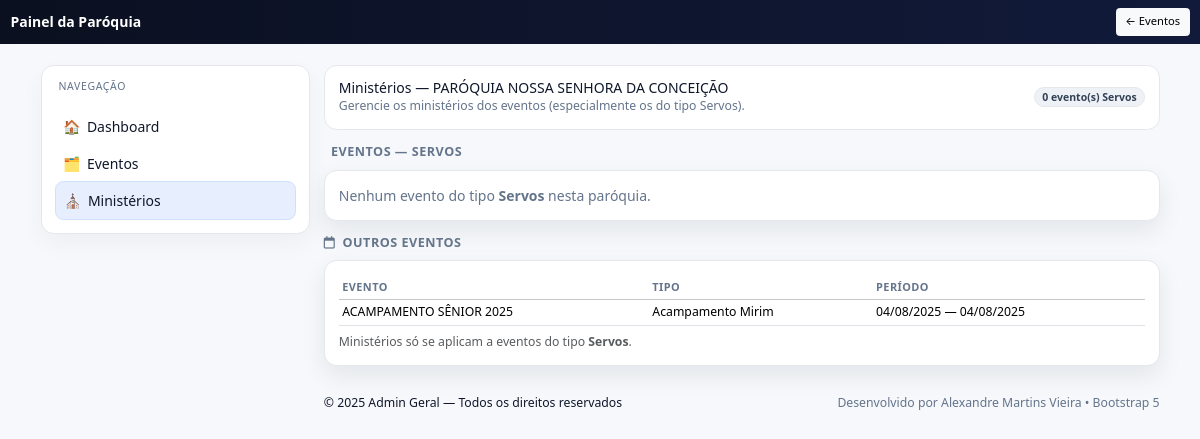
/ministerios/1/ (signed in), run on an earlier commit of the app's database.
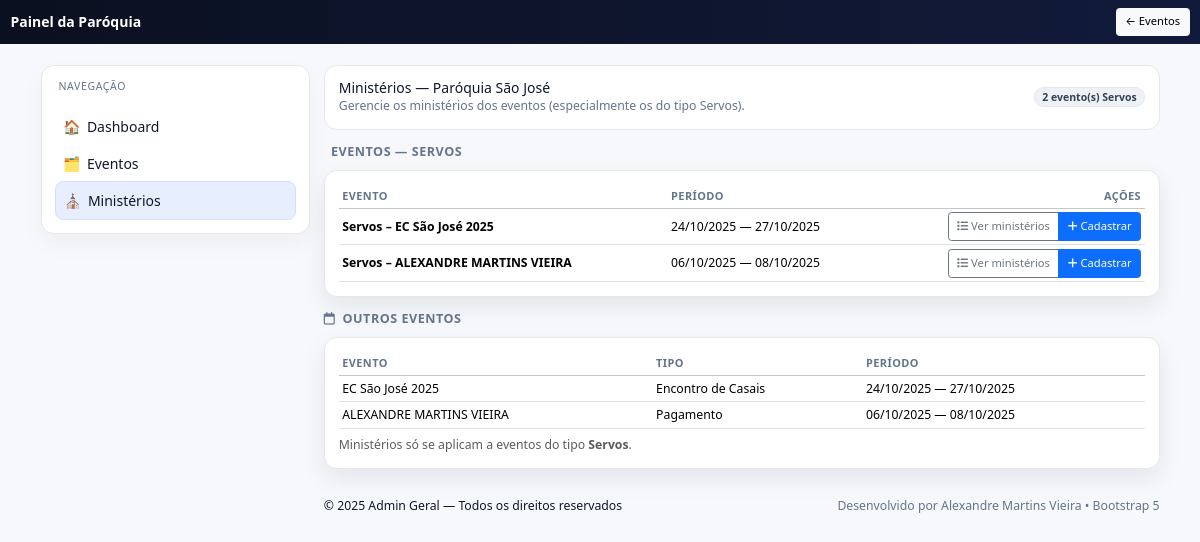
And on a later commit of the database.
### inscricoes/models.py (models this page shows, shortened)
class Paroquia(models.Model):
    STATUS_CHOICES = [
        ('ativa', 'Ativa'),
        ('inativa', 'Inativa'),
    ]
    nome = models.CharField(max_length=255)  # único obrigatório
    cidade = models.CharField(max_length=100, blank=True)
    estado = models.CharField(max_length=2, blank=True)
    responsavel = models.CharField(max_length=255, blank=True)
    email = models.EmailField(blank=True)
    telefone = models.CharField(
        max_length=20,
        blank=True,  # <- opcional
        help_text="Telefone no formato E.164 BR: +55DDDNÚMERO (ex.: +5563920013103)",
        validators=[
            RegexValidator(
                regex=r'^\+55\d{10,11}$',
                message="Formato inválido. Use +55 seguido de 10 ou 11 dígitos (ex.: +5563920013103).",
            )
        ],
    )
    status = models.CharField(
        max_length=10,
        choices=STATUS_CHOICES,
        default='ativa',
        blank=True,   # opcional no formulário; o default cobre no banco
    )
    logo = CloudinaryField(null=True, blank=True, verbose_name="Logo da Paróquia")

class EventoAcampamento(models.Model):
    TIPO_ACAMPAMENTO = [
        ('senior',  'Acampamento Sênior'),
        ('juvenil', 'Acampamento Juvenil'),
        ('mirim',   'Acampamento Mirim'),
        ('servos',  'Acampamento de Servos'),
        ('casais',  'Encontro de Casais'),
        ('evento',  'Evento'),
        ('retiro',  'Retiro'),
        ('pagamento', 'Pagamento'),
    ]
    id = models.UUIDField(primary_key=True, default=uuid.uuid4, editable=False)
    nome = models.CharField(max_length=255)
    tipo = models.CharField(max_length=20, choices=TIPO_ACAMPAMENTO)
    data_inicio = models.DateField()
    data_fim = models.DateField()
    inicio_inscricoes = models.DateField()
    fim_inscricoes = models.DateField()
    valor_inscricao = models.DecimalField(
        max_digits=8,
        decimal_places=2,
        default=0.00,
        verbose_name="Valor da Inscrição"
    )
    slug = models.SlugField(unique=True, blank=True)
    paroquia = models.ForeignKey("Paroquia", on_delete=models.CASCADE, related_name="eventos")
    banner = CloudinaryField(null=True, blank=True, verbose_name="Banner do Evento")
    permitir_inscricao_servos = models.BooleanField(
        default=False,
        help_text="Se marcado, o evento de Servos vinculado pode receber inscrições."
    )
    evento_relacionado = models.ForeignKey(
        "self",
        on_delete=models.SET_NULL,
        null=True,
        blank=True,
        related_name="eventos_servos",
        help_text="Se este for um evento de Servos, vincule ao evento principal em que irão servir."
    )
    @property
    def principal(self):
        """Se for servos, retorna o evento principal; caso contrário, None."""
        return self.evento_relacionado if self.is_servos else None
    class Meta:
        constraints = [
            models.UniqueConstraint(
                fields=["evento_relacionado"],
                condition=Q(tipo="servos"),
                name="uniq_servos_por_evento_principal",
            ),
        ]

### inscricoes/views.py (the view)
# urls.py: path("ministerios/", views.ministerios_home, name="ministerios_home_sem_paroquia"),
@login_required
def ministerios_home(request, paroquia_id: int):
    user = request.user
    is_admin_paroquia = _is_admin_paroquia(user)
    is_admin_geral = _is_admin_geral(user)
    if is_admin_paroquia and getattr(user, "paroquia_id", None) != paroquia_id and not is_admin_geral:
        messages.error(request, "Você não pode acessar os ministérios de outra paróquia.")
        return redirect("inscricoes:admin_paroquia_painel")
    paroquia = get_object_or_404(Paroquia, id=paroquia_id)
    qs = EventoAcampamento.objects.filter(paroquia=paroquia)
    eventos = None
    for ordering in [("-data_inicio", "-created_at"), ("-data_inicio",), ("-created_at",), ("-pk",)]:
        try:
            eventos = qs.order_by(*ordering)
            break
        except FieldError:
            continue
    if eventos is None:
        eventos = qs
    eventos_servos = list(eventos.filter(tipo__iexact="servos"))
    outros_eventos = list(eventos.exclude(tipo__iexact="servos"))
    return render(
        request,
        "inscricoes/ministerios_home.html",
        {
            "paroquia": paroquia,
            "eventos_servos": eventos_servos,
            "outros_eventos": outros_eventos,
            "is_admin_paroquia": is_admin_paroquia,
            "is_admin_geral": is_admin_geral,
        },
    )

### inscricoes/models.py (called while the page is built)
    def is_admin_paroquia(self):
        return self.tipo_usuario == 'admin_paroquia'

### inscricoes/views.py (called while the page is built)
def _is_admin_paroquia(user):
    return user.is_authenticated and hasattr(user, "is_admin_paroquia") and user.is_admin_paroquia()

def _is_admin_geral(user) -> bool:
    return (
        user.is_superuser
        or user.is_staff
        or user.groups.filter(name__in=["AdminGeral", "AdministradorGeral"]).exists()
    )

### inscricoes/templates/inscricoes/ministerios_home.html (shortened to what the changed rows need)
{% load static %}
<!doctype html>
<html lang="pt-br">
<head>
  <link href="https://cdn.jsdelivr.net/npm/bootstrap@5.3.3/dist/css/bootstrap.min.css" rel="stylesheet" />
  <link rel="stylesheet"
        href="https://cdnjs.cloudflare.com/ajax/libs/font-awesome/6.0.0/css/all.min.css"
 />
</head>
<body>
<main class="container py-3 py-lg-4">
  <div class="row g-3">
    <section class="col-lg-9">
      <div class="sticky-topbar p-3 mb-3 bg-white">
        <div class="d-flex flex-wrap align-items-center justify-content-between gap-2">
          <div>
            <h1 class="h6 m-0">Ministérios — {{ paroquia.nome }}</h1>
            <div class="small text-muted-2">Gerencie os ministérios dos eventos (especialmente os do tipo Servos).</div>
          </div>
          <div class="d-flex align-items-center gap-2">
            <span class="badge rounded-pill badge-soft">{{ eventos_servos|length }} evento(s) Servos</span>
          </div>
        </div>
      </div>
      <section class="mb-3">
        <h2 class="sec-title"> Eventos — Servos</h2>
        <div class="card-clean p-3">
          {% if eventos_servos %}
            <div class="table-responsive">
              <table class="table table-sm align-middle mb-0">
                <thead class="table-light">
                  <tr>
                    <th>Evento</th>
                    <th>Período</th>
                    <th class="text-end" style="width:260px;">Ações</th>
                  </tr>
                </thead>
                <tbody>
                  {% for ev in eventos_servos %}
                    <tr>
                      <td class="fw-semibold text-nowrap">{{ ev.nome }}</td>
                      <td class="text-nowrap">
                        {% if ev.data_inicio %}{{ ev.data_inicio|date:"d/m/Y" }}{% endif %}
                        {% if ev.data_fim %} — {{ ev.data_fim|date:"d/m/Y" }}{% endif %}
                      </td>
                      <td class="text-end">
                        <div class="btn-group">
                          <a href="{% url 'inscricoes:ministerios_evento' ev.id %}"
                             class="btn btn-outline-secondary btn-sm">
                            <i class="fa-solid fa-list"></i> Ver ministérios
                          </a>
                          <a href="{% url 'inscricoes:ministerio_create' ev.id %}"
                             class="btn btn-primary btn-sm">
                            <i class="fa-solid fa-plus"></i> Cadastrar
                          </a>
                        </div>
                      </td>
                    </tr>
                  {% endfor %}
                </tbody>
              </table>
            </div>
          {% else %}
            <div class="text-muted-2">Nenhum evento do tipo <strong>Servos</strong> nesta paróquia.</div>
          {% endif %}
        </div>
      </section>
      {% if outros_eventos %}
      <section class="mb-3">
        <h2 class="sec-title"><i class="fa-regular fa-calendar me-1"></i> Outros eventos</h2>
        <div class="card-clean p-3">
          <div class="table-responsive">
            <table class="table table-sm align-middle mb-0">
              <thead class="table-light">
                <tr>
                  <th>Evento</th>
                  <th>Tipo</th>
                  <th>Período</th>
                </tr>
              </thead>
              <tbody>
                {% for ev in outros_eventos %}
                  <tr>
                    <td class="text-nowrap">{{ ev.nome }}</td>
                    <td class="text-nowrap">{{ ev.get_tipo_display|default:ev.tipo }}</td>
                    <td class="text-nowrap">
                      {% if ev.data_inicio %}{{ ev.data_inicio|date:"d/m/Y" }}{% endif %}
                      {% if ev.data_fim %} — {{ ev.data_fim|date:"d/m/Y" }}{% endif %}
                    </td>
                  </tr>
                {% endfor %}
              </tbody>
            </table>
          </div>
        </div>
      </section>
      {% endif %}
    </section>
  </div>
</main>
</body>
</html>

What changed in the data, as far as the page shows it:
removed EventoAcampamento: nome "ACAMPAMENTO SÊNIOR 2025", tipo "Acampamento Mirim", data_inicio "04/08/2025", data_fim "04/08/2025", shown under "OUTROS EVENTOS"
changed Paroquia: nome "PARÓQUIA NOSSA SENHORA DA CONCEIÇÃO" → "Paróquia São José"
added EventoAcampamento: nome "Servos – EC São José 2025", data_inicio "24/10/2025", data_fim "27/10/2025", shown under "EVENTOS — SERVOS"
added EventoAcampamento: nome "Servos – ALEXANDRE MARTINS VIEIRA", data_inicio "06/10/2025", data_fim "08/10/2025", shown under "EVENTOS — SERVOS"
added EventoAcampamento: nome "EC São José 2025", tipo "Encontro de Casais", data_inicio "24/10/2025", data_fim "27/10/2025", shown under "OUTROS EVENTOS"
added EventoAcampamento: nome "ALEXANDRE MARTINS VIEIRA", tipo "Pagamento", data_inicio "06/10/2025", data_fim "08/10/2025", shown under "OUTROS EVENTOS"
Also different on the page:
{{ eventos_servos|length }}: "0" → "2"
text no longer shown: "Nenhum evento do tipo Servos nesta paróquia."
text now shown: "EVENTO PERÍODO AÇÕES"
